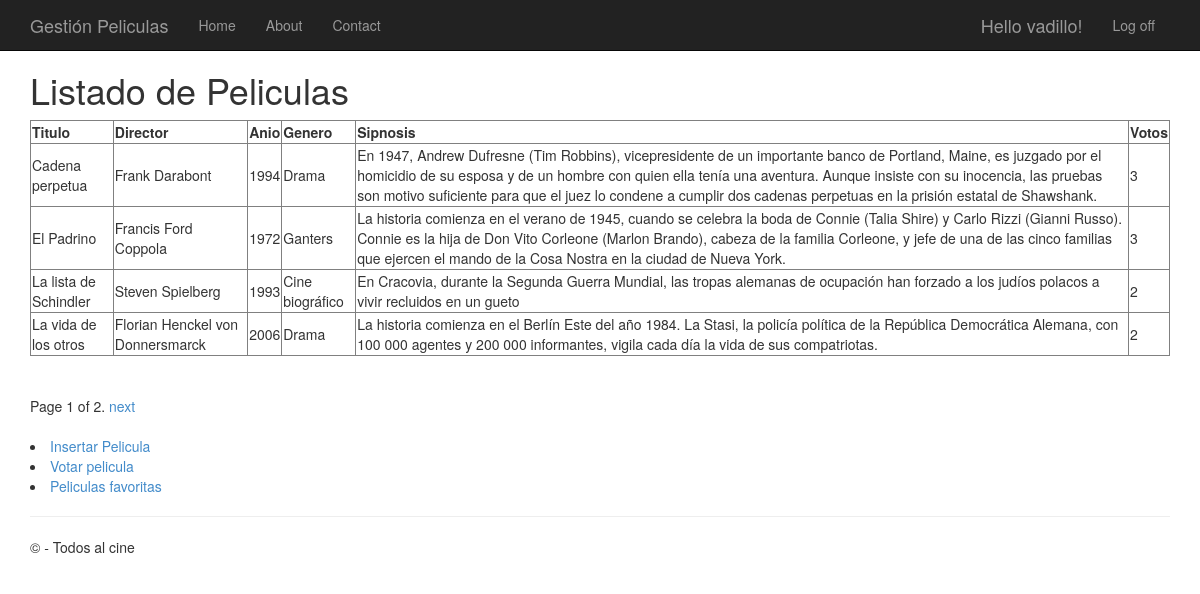
/peliculas/ (signed in), run on the app's committed database.
### app/models.py (models this page shows, shortened)
class Pelicula(models.Model):
	titulo = models.CharField(max_length=100)
	direccion = models.CharField(max_length=60)
	anio = models.IntegerField(validators=[MaxValueValidator(99999999999)])
	genero = models.CharField(max_length=30)
	sinopsis = models.CharField(max_length=700)
	votos = models.IntegerField(validators=[MaxValueValidator(99999999999)])

### app/views.py (the view)
# urls.py: path('peliculas/', views.peliculas, name='peliculas'),
def peliculas(request):
	if not request.user.is_authenticated:
		return HttpResponseRedirect('/login')
	else:
		film_lista = Pelicula.objects.all()
		paginator = Paginator(film_lista, 4)
		page = request.GET.get('page')
		try:
			pelis = paginator.page(page)
		except PageNotAnInteger:
			pelis = paginator.page(1)
		except EmptyPage:
			pelis = paginator.page(paginator.num_pages)
		return render(request, 'app/peliculas.html', {'pelis': pelis})

### app/templates/app/peliculas.html (shortened to what this page needs)
{% extends "app/layout.html"%}
{% block content %}
<h1>Listado de Peliculas</h1>
<table border='1'>
	<tr><td><b>Titulo</b></td><td><b>Director</b></td><td><b>Anio</b></td><td><b>Genero</b></td><td><b>Sipnosis</b></td><td><b>Votos</b></td></tr>
	{% for filma in pelis %}
	<tr>
		<td>{{ filma.titulo }}</td>
		<td>{{ filma.direccion }}</td>
		<td>{{ filma.anio }}</td>
		<td>{{ filma.genero }}</td>
		<td>{{ filma.sinopsis }}</td>
		<td>{{ filma.votos }}</td>
	</tr>
	{% endfor %}
</table>
<br />
{% if pelis.has_other_pages %}
<div class="pagination">
	<span class="step-links">
		<span class="current">
			Page {{ pelis.number }} of {{ pelis.paginator.num_pages }}.
		</span>
		{% if pelis.has_next %}
		<a href="?page={{ pelis.next_page_number }}">next</a>
		{% endif %}
	</span>
</div>
<br />
{% endif %}
{% if request.user.is_superuser %}
<li><a href="{% url 'new_pelicula' %}">Insertar Pelicula</a></li>
{% endif %}
<li><a href="{% url 'voto' %}">Votar pelicula</a></li>
<li><a href="{% url 'favoritas' %}">Peliculas favoritas</a></li>
{% endblock %}

### app/templates/app/layout.html (shortened to what this page needs)
<!DOCTYPE html>
<html>
<head>
    {% load staticfiles %}
    <link rel="stylesheet" type="text/css" href="{% static 'app/content/bootstrap.min.css' %}" />
    <link rel="stylesheet" type="text/css" href="{% static 'app/content/site.css' %}" />
</head>
<body>
    <div class="navbar navbar-inverse navbar-fixed-top">
        <div class="container">
            <div class="navbar-header">
                <a href="/peliculas" class="navbar-brand">Gestión Peliculas</a>
            </div>
            <div class="navbar-collapse collapse">
                <ul class="nav navbar-nav">
                    <li><a href="{% url 'home' %}">Home</a></li>
                    <li><a href="{% url 'about' %}">About</a></li>
                    <li><a href="{% url 'contact' %}">Contact</a></li>
                </ul>
                {% include 'app/loginpartial.html' %}
            </div>
        </div>
    </div>
    <div class="container body-content">
{% block content %}{% endblock %}
        <hr/>
        <footer>
            <p>&copy; {{ year }} - Todos al cine</p>
        </footer>
    </div>
</body>
</html>

### app/templates/app/loginpartial.html (shortened to what this page needs)
{% if user.is_authenticated %}
<form id="logoutForm" action="/logout/" method="post" class="navbar-right">
    <ul class="nav navbar-nav navbar-right">
        <li><span class="navbar-brand">Hello {{ user.username }}!</span></li>
        <li><a href="javascript:document.getElementById('logoutForm').submit()">Log off</a></li>
    </ul>
</form>
{% else %}
<ul class="nav navbar-nav navbar-right">
    <li><a href="{% url 'registro' %}">Sign in</a></li>
    <li><a href="{% url 'login' %}">Log in</a></li>
</ul>
{% endif %}

### app/static/app/content/site.css (style rules this page uses)
body { padding-top: 50px; padding-bottom: 20px; }
.body-content { padding-left: 15px; padding-right: 15px; }

### data on the page
Pelicula: titulo "Cadena perpetua", direccion "Frank Darabont", anio "1994", genero "Drama", sinopsis "En 1947, Andrew Dufresne (Tim Robbins), vicepresidente de un importante banco de Portland, Maine, es juzgado por el homicidio de su esposa y de un hombre con quien ella tenía una aventura. Aunque insiste con su inocencia, las pruebas son motivo suficiente para que el juez lo condene a cumplir dos cadenas perpetuas en la prisión estatal de Shawshank.", votos "3"
Pelicula: titulo "El Padrino", direccion "Francis Ford Coppola", anio "1972", genero "Ganters", sinopsis "La historia comienza en el verano de 1945, cuando se celebra la boda de Connie (Talia Shire) y Carlo Rizzi (Gianni Russo). Connie es la hija de Don Vito Corleone (Marlon Brando), cabeza de la familia Corleone, y jefe de una de las cinco familias que ejercen el mando de la Cosa Nostra en la ciudad de Nueva York.", votos "3"
Pelicula: titulo "La lista de Schindler", direccion "Steven Spielberg", anio "1993", genero "Cine biográfico", sinopsis "En Cracovia, durante la Segunda Guerra Mundial, las tropas alemanas de ocupación han forzado a los judíos polacos a vivir recluidos en un gueto", votos "2"
Pelicula: titulo "La vida de los otros", direccion "Florian Henckel von Donnersmarck", anio "2006", genero "Drama", sinopsis "La historia comienza en el Berlín Este del año 1984. La Stasi, la policía política de la República Democrática Alemana, con 100 000 agentes y 200 000 informantes, vigila cada día la vida de sus compatriotas.", votos "2"

### other printed values
{{ user.username }} "vadillo"
{{ pelis.number }} "1"
{{ pelis.paginator.num_pages }} "2"
